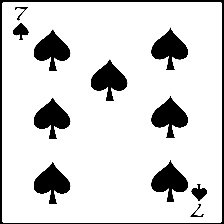
#> input picture assignment2/img/seven of spades/1.jpg, 224 x 224 px
$ python image_division_visualizer.py
#> lines starting #> are read from the running program, lines starting #| are printed output that depends on the picture
import random

import cv2 as cv


def main():
    image = cv.imread('./img/seven of spades/1.jpg', cv.IMREAD_COLOR)
#> image is the input picture: shape (224, 224, 3); min 0, max 255, mean 216.9
    overlay = image.copy()


    widths = [40, 48, 48, 48, 40]
    heights = [56, 56, 56, 56]
    alpha = 0.5

    # Create a dictionary with the colors
    # (0, 0) and (4, 3) have color yellow
    # (1, 1) to (3, 1) have color red and also (1, 2) to (3, 2)
    # the rest have color green
    """
    colors = {
        (0, 0): (0, 255, 255),
        (4, 3): (0, 255, 255),
        (1, 1): (0, 0, 255),
        (2, 1): (0, 0, 255),
        (3, 1): (0, 0, 255),
        (1, 2): (0, 0, 255),
        (2, 2): (0, 0, 255),
        (3, 2): (0, 0, 255),
    }

    for i, w in enumerate(widths):
        for j, h in enumerate(heights):
            x = sum(widths[:i])
            y = sum(heights[:j])
            # Pick a random color
            color = colors.get((i, j), (0, 255, 0))
            cv.rectangle(overlay, (x, y), (x + w, y + h), color, cv.FILLED)

    image3 = cv.addWeighted(overlay, alpha, image, 1 - alpha, 0)
    image3 = image.copy()

    x = 40
    color = (0, 0, 0)
    cv.line(image3, (x, 0), (x, 224), color, 2)
    cv.line(image3, (224 - x, 0), (224 - x, 224), color, 2)
    for i in range(3):
        cv.line(image3, (x + ((224 - 2 * x) // 3) * (i + 1), 0), ((x + ((224 - 2 * x) // 3) * (i + 1), 224)), color, 2)

    for i in range(1, 4):
        cv.line(image3, (0, 224 // 4 * i), (224, 224 // 4 * i), color, 2)

    cv.imshow('Imagen', image3)
    cv.waitKey()

    cv.imwrite('output.jpg', image3)
    """
    cv.imwrite('output.jpg', image[0:56, 0:40, :])
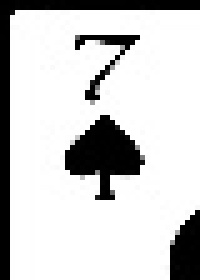
#> saved as output.jpg: shape (56, 40, 3) (shown 5 times larger); min 0, max 255, mean 204.7


if __name__ == '__main__':
    main()

$ run again, with assignment2/img/seven of spades/2.jpg copied over assignment2/img/seven of spades/1.jpg
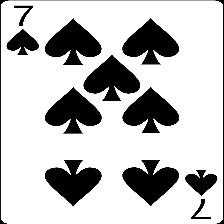
#> input picture assignment2/img/seven of spades/2.jpg, 224 x 224 px
#> in main, image is the input picture: shape (224, 224, 3); min 0, max 255, mean 194
#> in main, `cv.imwrite('output.jpg', image[0:56, 0:40, :])`:
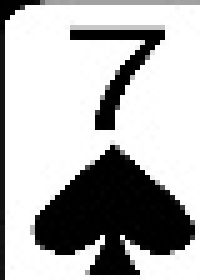
#> saved as output.jpg: shape (56, 40, 3) (shown 5 times larger); min 0, max 255, mean 179.3

$ run again, with assignment2/img/seven of spades/4.jpg copied over assignment2/img/seven of spades/1.jpg
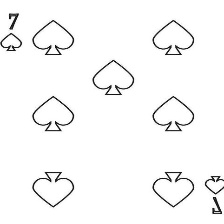
#> input picture assignment2/img/seven of spades/4.jpg, 224 x 224 px
#> in main, image is the input picture: shape (224, 224, 3); min 3, max 255, mean 247.4
#> in main, `cv.imwrite('output.jpg', image[0:56, 0:40, :])`:
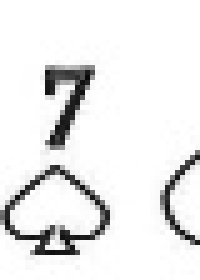
#> saved as output.jpg: shape (56, 40, 3) (shown 5 times larger); min 8, max 255, mean 234.6
